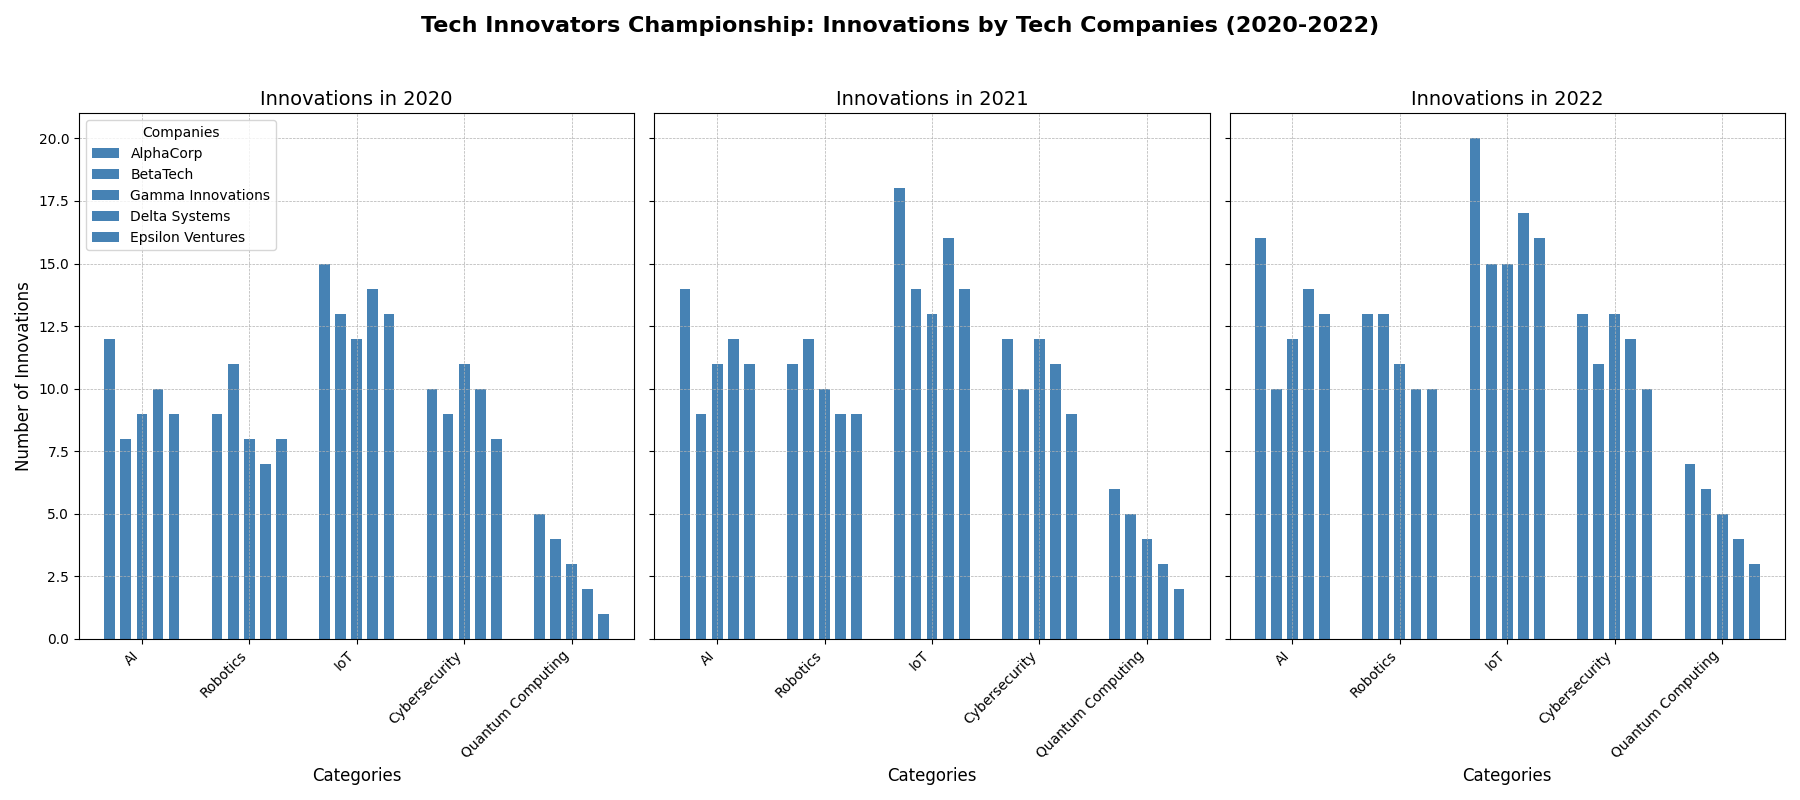

Recreate this plot in Python.
import matplotlib.pyplot as plt
import numpy as np

# Define the data for the chart
companies = ['AlphaCorp', 'BetaTech', 'Gamma Innovations', 'Delta Systems', 'Epsilon Ventures']
years = ['2020', '2021', '2022']
categories = ['AI', 'Robotics', 'IoT', 'Cybersecurity', 'Quantum Computing']

innovations = np.array([
    [12, 9, 15, 10, 5],    # AlphaCorp 2020
    [8, 11, 13, 9, 4],     # BetaTech 2020
    [9, 8, 12, 11, 3],     # Gamma Innovations 2020
    [10, 7, 14, 10, 2],    # Delta Systems 2020
    [9, 8, 13, 8, 1],      # Epsilon Ventures 2020
    [14, 11, 18, 12, 6],   # AlphaCorp 2021
    [9, 12, 14, 10, 5],    # BetaTech 2021
    [11, 10, 13, 12, 4],   # Gamma Innovations 2021
    [12, 9, 16, 11, 3],    # Delta Systems 2021
    [11, 9, 14, 9, 2],     # Epsilon Ventures 2021
    [16, 13, 20, 13, 7],   # AlphaCorp 2022
    [10, 13, 15, 11, 6],   # BetaTech 2022
    [12, 11, 15, 13, 5],   # Gamma Innovations 2022
    [14, 10, 17, 12, 4],   # Delta Systems 2022
    [13, 10, 16, 10, 3]    # Epsilon Ventures 2022
])

# Create a figure for the bar charts
fig, axes = plt.subplots(1, 3, figsize=(18, 8), sharey=True)

# Use a single color for all data groups
single_color = '#4682B4'

# Plot each year's data
for i, ax in enumerate(axes):
    year_data = innovations[i * len(companies):(i + 1) * len(companies)]
    x = np.arange(len(categories))
    
    for j in range(len(companies)):
        ax.bar(x + j * 0.15, year_data[j], width=0.1, color=single_color, align='center', label=companies[j] if i == 0 else "")
    
    ax.set_title(f"Innovations in {years[i]}", fontsize=14)
    ax.set_xlabel("Categories", fontsize=12)
    ax.set_xticks(x + 0.3)
    ax.set_xticklabels(categories, rotation=45, ha='right')
    ax.grid(True, linestyle='--', linewidth=0.5)

axes[0].set_ylabel("Number of Innovations", fontsize=12)
axes[0].legend(loc='upper left', fontsize=10, title='Companies')

fig.suptitle("Tech Innovators Championship: Innovations by Tech Companies (2020-2022)", fontsize=16, fontweight='bold')
plt.tight_layout(rect=[0, 0, 1, 0.95])

plt.show()
